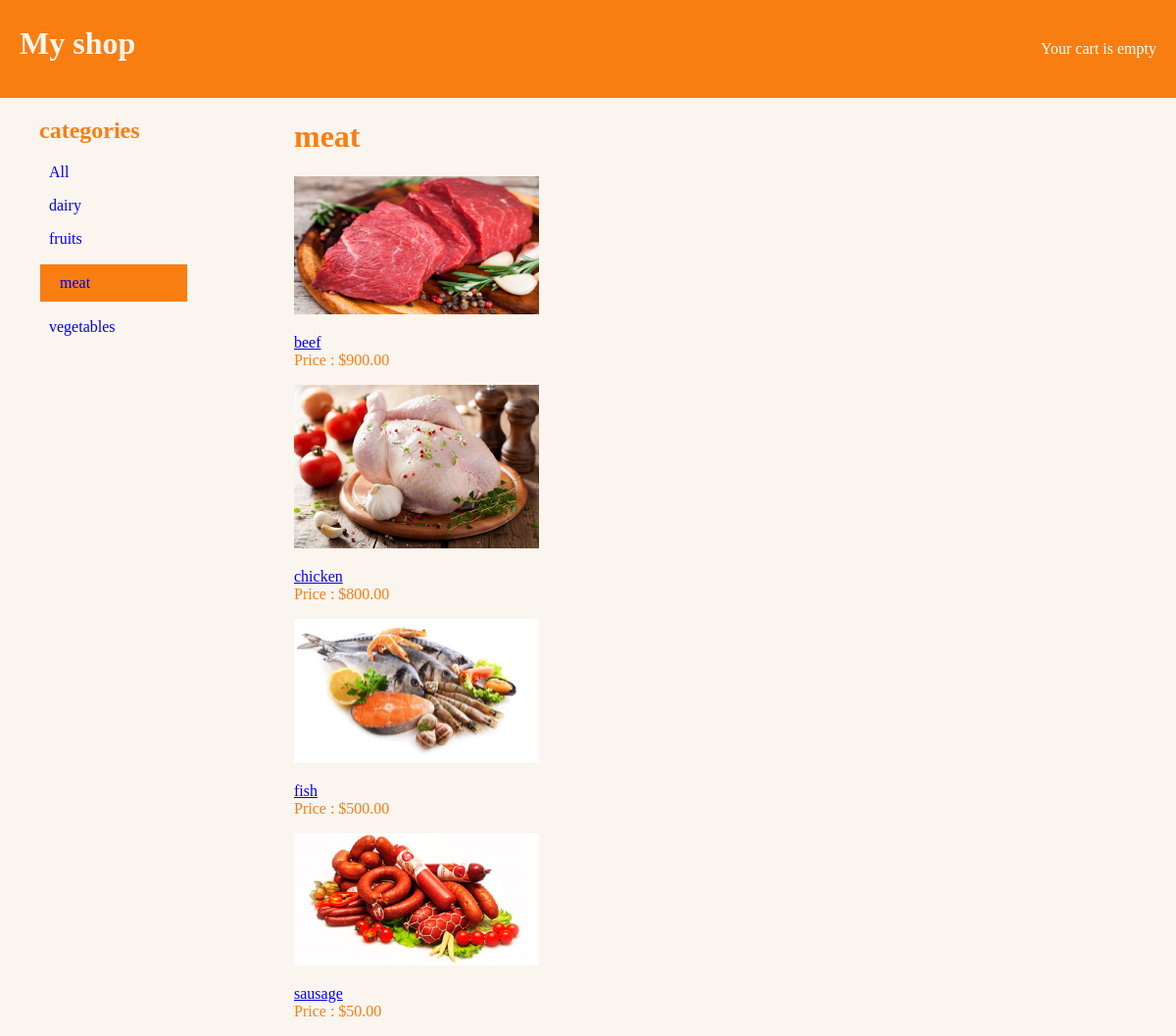
/meat/, run on the app's committed database.
### shop/models.py (models this page shows, shortened)
class Category(models.Model):
	name = models.CharField(max_length=200,db_index=True)
	slug = models.SlugField(max_length=200,db_index=True,unique=True)
	class Meta:
		ordering = ('name',)
		verbose_name = "Category"
		verbose_name_plural = "Categorys"
	def get_absolute_url(self):
		return reverse('shop:product_list_category',args=[self.slug])

class Product(models.Model):
	category 	= models.ForeignKey(Category,related_name='product',on_delete=models.CASCADE)
	name 		= models.CharField(max_length=200,db_index=True)
	slug 		= models.SlugField(max_length=200,db_index=True)
	Image 		= models.ImageField(blank=True)
	description = models.TextField(blank=True)
	price 		= models.DecimalField(max_digits=10,decimal_places=2)
	stock 		= models.PositiveIntegerField()
	available 	= models.BooleanField(default=True)
	created 	= models.DateTimeField(auto_now_add=True)
	updated 	= models.DateTimeField(auto_now=True)
	class Meta:
		ordering = ('-created',)
		index_together = (('id','slug'),)
		verbose_name = "Product"
		verbose_name_plural = "Products"
	def get_absolute_url(self):
		return reverse('shop:product_detail',args=[self.id,self.slug])

### shop/views.py (the view)
# urls.py: re_path('^(?P<category_slug>[-\w]+)/$',views.product_list,name='product_list_category'),
def product_list(request,category_slug=None):
    category = None
    categories = Category.objects.all()
    products = Product.objects.filter(available=True)
    if category_slug:
        category = get_object_or_404(Category,slug=category_slug)
        products = products.filter(category=category)
    context = {
		'category':category,
		'categories':categories,
		'products':products
	}
    return render(request,'shop/product/list.html',context)

### cart/cart.py (called while the page is built)
    def __len__(self):
        return sum(item['quantity'] for item in self.cart.values())

### cart/context_processors.py (called while the page is built)
def cart(request):
    return {'cart':Cart(request)}

### shop/templates/shop/product/list.html (shortened to what this page needs)
{% extends "base.html" %}
{% load static %}
{% block content %}
	<div id="sidebar">
		<ul>
			<h2>categories</h2>
				<li
				>
					<a href="{% url 'shop:product_list' %}">All</a>
				</li>
		</ul>
		{% for cat in categories %}
			<ul>
				<li
					{% if category.slug == cat.slug %}
						class = "selected"
					{% endif %}
				>
					<a href="{{cat.get_absolute_url}}">{{cat.name}}</a>
				</li>
			</ul>
		{% endfor %}
	</div>
	<div id="main">
		<h1>
			{% if category %}
				{{category.name}}
			{% else %}
				Products
			{% endif %}
		</h1>
			{% for prod in products %}
				<div class="items">
					<a href="{{prod.get_absolute_url}}">
						<img src="
							{% if prod.Image %}
								{{prod.Image.url}}
							{% else %}
								{% static 'img/default.png' %}
							{% endif %}"
						width=250px>
					</a><br>
					<p class="center"><a href="{{prod.get_absolute_url}}">{{prod.name}}</a>
					<br>Price : ${{prod.price}}</p>
				</div>
			{% endfor %}
</div>
{% endblock content %}

### shop/static/css/style.css (style rules this page uses)
body { background: #FBF5EF; padding:0; margin:0 auto; color: #f87e12; }
#sidebar { float:left; width:25%; }
#sidebar ul li { width:50%; display: block; list-style:none; }
#sidebar ul li a { text-decoration: none; padding:10px; }
.selected { background-color:#f87e12; color:#fff; border:1px solid #eee; text-decoration: none; padding:10px; }
#main { float:left; width:75%; overflow: hidden; }
#main .items { width:33.33333%; }

### data on the page
Category: name "dairy"
Category: name "fruits"
Category: name "meat"
Category: name "vegetables"
Product: Image (placeholder picture), name "beef", price "900.00"
Product: Image (picture), name "chicken", price "800.00"
Product: Image (picture), name "fish", price "500.00"
Product: Image (picture), name "sausage", price "50.00"
